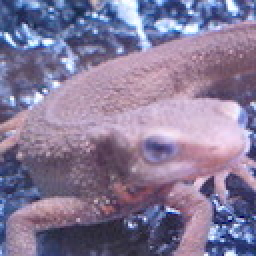
//> input picture q20/imori.jpg, 128 x 128 px (shown 2 times larger)
$ ./17q   (built with g++ and OpenCV 4)
//> lines starting //> are read from the running program, lines starting //| are printed output that depends on the picture
//> further down, img is the input picture: 128 rows x 128 cols, CV_8UC3; mean B, G, R 152.8, 121.8, 134.1
#include <iostream>
#include <opencv2/opencv.hpp>
#include <cmath>

void laplacian_filter(cv::Mat &src, cv::Mat &dst, bool flag)
{
//> called with flag = true

    cv::Mat img = cv::Mat::zeros(src.rows, src.cols, CV_8UC1);
    for(int y = 0; y < src.rows; y++){
        for(int x = 0; x < src.cols; x++){
            img.at<uint8_t>(y, x) = 0.2126 * src.at<cv::Vec3b>(y, x)[2] +
                0.7152 * src.at<cv::Vec3b>(y, x)[1] +
                0.0722 * src.at<cv::Vec3b>(y, x)[0];
        }
    }
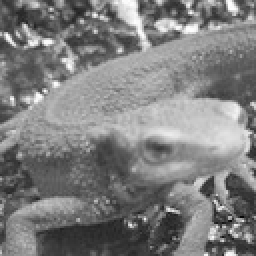
//> img: 128 rows x 128 cols, CV_8UC1 (shown 2 times larger); min 6, max 254, mean 126.2

    cv::imshow("sample", img);
    cv::waitKey(0);

    float kernel[3][3] = {
        {0, 1, 0},
        {1, -4, 1},
        {0, 1, 0}
    };


    int temp;
    for(int y = 0; y < img.rows; y++){
        for(int x = 0; x < img.cols; x++){
            //for(int c = 0; c < img.channels(); c++){
                temp = 0;
                for(int dy = -1; dy <= 1; dy++){
                    for(int dx = -1; dx <= 1; dx++){
                        //temp += img.at<cv::Vec3b>(y + dy, x + dx)[c]*kernel[dy+1][dx+1];
                        temp += img.at<uint8_t>(y + dy, x + dx)*kernel[dy+1][dx+1];

                    }
                }
                //dst.at<cv::Vec3b>(y, x)[c] = fmax(0, fmin(temp, 255));
                dst.at<uint8_t>(y, x) = fmax(0, fmin(temp, 255));
            //}
        }
    }
//> this loop made 128 passes
//> temp on passes 1 to 12: -209, 15, 47, 41, 74, 2, 73, 56, -34, 2, -73, -120
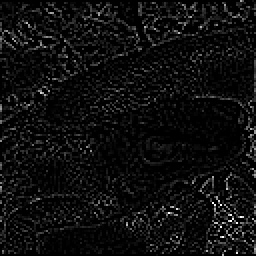
//> dst: 128 rows x 128 cols, CV_8UC1 (shown 2 times larger); min 0, max 255, mean 14.2
//> after the loop, temp = -112

}

int main(void)
{
    cv::Mat img = cv::imread("imori.jpg");
    cv::Mat dst = cv::Mat::zeros(img.cols, img.rows, CV_8UC1);

    laplacian_filter(img, dst, 1);
    cv::imshow("sample", dst);
    cv::waitKey(0);
    cv::imwrite("./img/17q_ans.jpg", dst);

    return 0;
}
